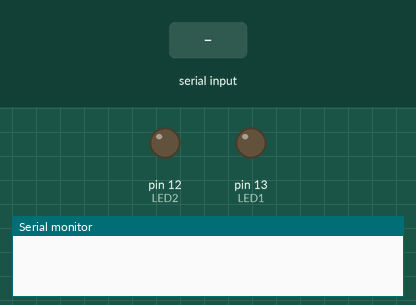
Recording of a sketch running on a simulated Arduino Uno, built with avr-gcc and run on an emulated ATmega328P. Shown: output pins drawn as LEDs (lit = HIGH), the last lines printed to the serial monitor. The inputs (shaded band) are chosen by the test bench.

Above: at 1.2 s.
1.3 s: "1" received over Serial
At 2.0 s:
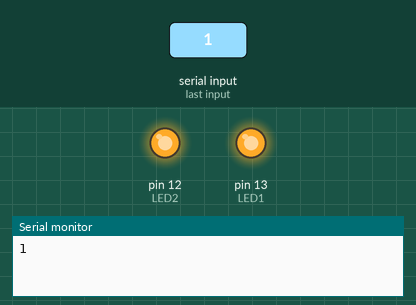
2.8 s: "0" received over Serial
At 3.2 s:
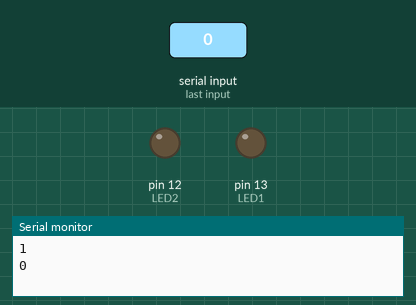
Timing chart, 0 to 5.8 s (numbered marks = the images above; inputs shaded):
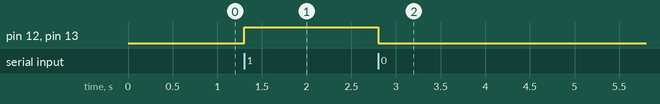

The sketch:

test.ino
```cpp
char incomingByte = 0;

int LED1 = 13;
int LED2 = 12;


void setup() {
  Serial.begin(9600);
  pinMode(13, OUTPUT);
  pinMode(12, OUTPUT);
}

void loop() {
  while ( Serial.available() ) {
      incomingByte = Serial.read();
      Serial.println(incomingByte);
      if ( incomingByte == 49 ) {
        digitalWrite(LED1, HIGH);
        digitalWrite(LED2, HIGH);
      } else if ( incomingByte == 48 ) {
        digitalWrite(LED1, LOW);
        digitalWrite(LED2, LOW);

        }
  }

}
```

Measured:
- after the input at 1.3 s, pin 12 (LED2), pin 13 (LED1): LOW → HIGH at once
- after the input at 2.8 s, pin 12 (LED2), pin 13 (LED1): HIGH → LOW at once
